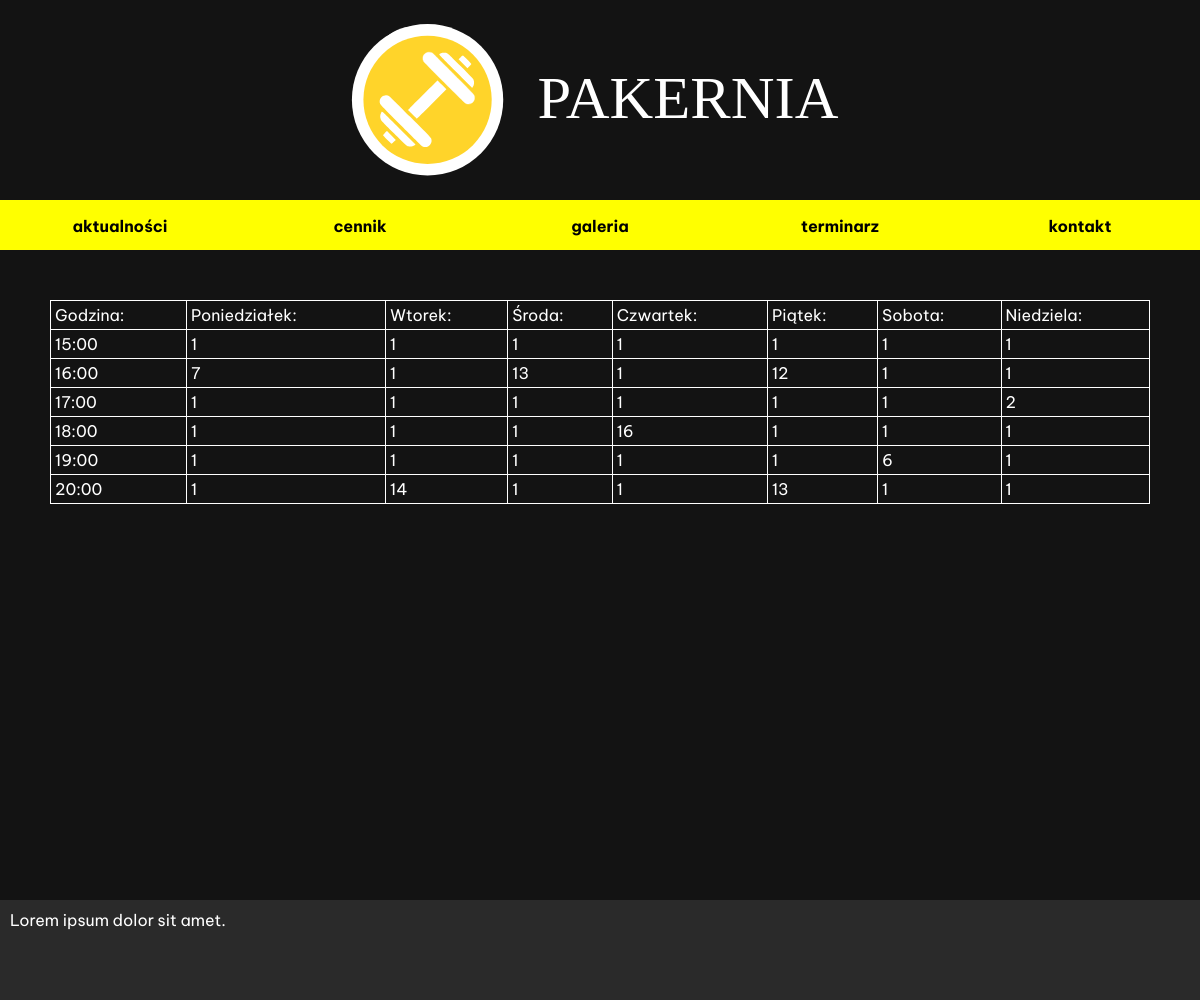
The page /terminarz.php on the database as committed earlier.
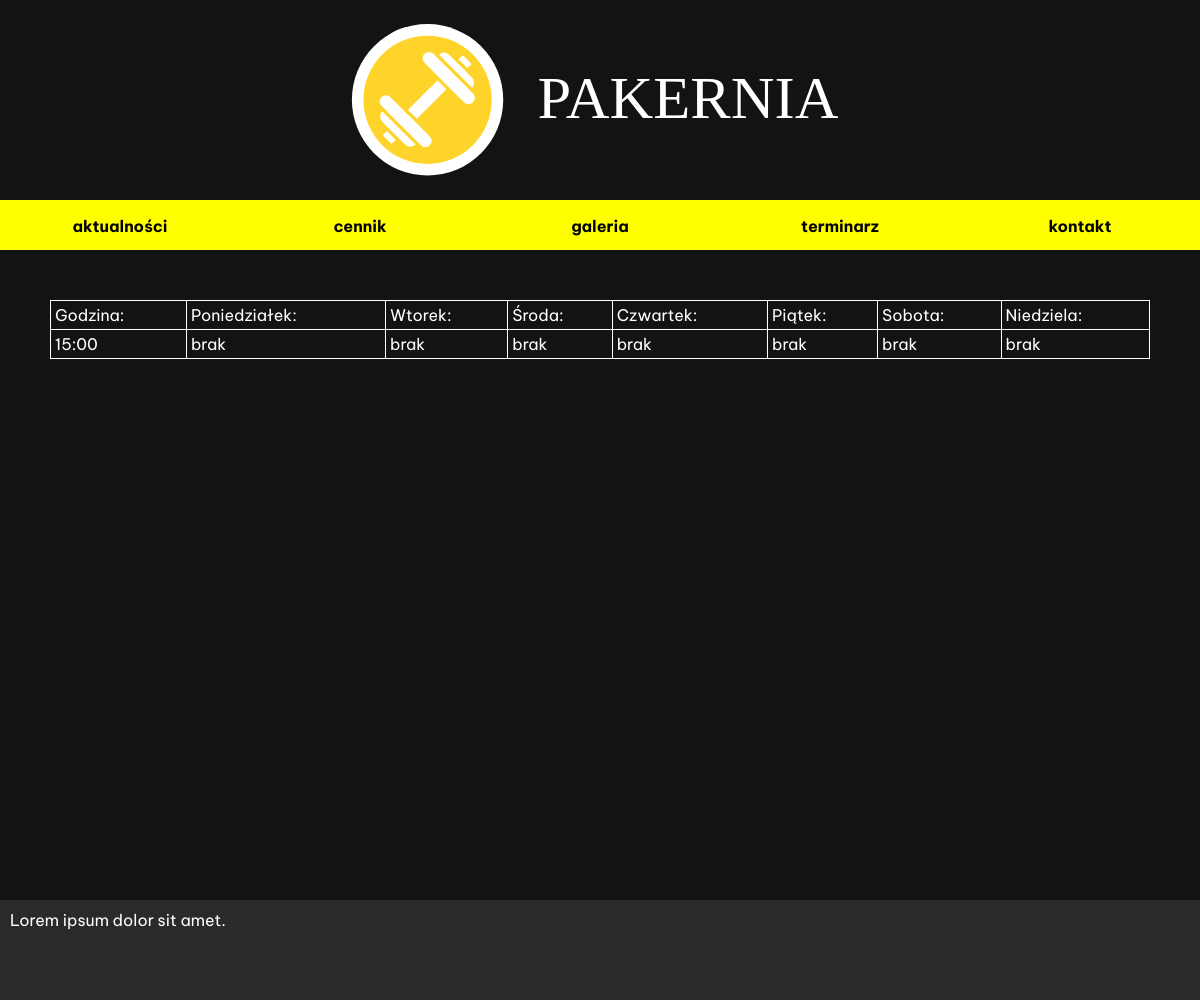
The same page on the database as committed later.
### tables this page shows
CREATE TABLE `schedue` (
  `id` int(11) NOT NULL,
  `time` text NOT NULL,
  `monday` varchar(15) NOT NULL,
  `tuesday` varchar(15) NOT NULL,
  `wednesday` varchar(15) NOT NULL,
  `thursday` varchar(15) NOT NULL,
  `friday` varchar(15) NOT NULL,
  `saturday` varchar(15) NOT NULL,
  `sunday` varchar(15) NOT NULL
);

### terminarz.php (the view, shortened to what this page needs)
<?php
    $servername = "localhost";
    $username = "root";
    $password = "";
    $dbname = "strona";
    $conn = mysqli_connect($servername, $username, $password, $dbname);
    $schedueSelectQuery = "SELECT * FROM schedue";
    $schedueSelectQueryResult = mysqli_query($conn, $schedueSelectQuery);
    function showSchedue(){
        if (mysqli_num_rows($GLOBALS['schedueSelectQueryResult']) > 0) {
            $i = 1;
            while($row = mysqli_fetch_assoc($GLOBALS['schedueSelectQueryResult']) ) {
                   echo "<tr>
                            <td>" . $row['time'] . "</td>
                            <td onclick=alert('monday". $i .", 'asd','asda,')>" . $row['monday'] . "</td>
                            <td onclick=hehe('tuesday". $i ."')>" . $row['tuesday'] . "</td>
                            <td onclick=hehe('wednesday". $i ."')>" . $row['wednesday'] . "</td>
                            <td onclick=hehe('thursday". $i ."')>" . $row['thursday'] . "</td>
                            <td onclick=hehe('friday". $i ."')>" . $row['friday'] . "</td>
                            <td onclick=hehe('saturday". $i ."')>" . $row['saturday'] . "</td>
                            <td onclick=hehe('sunday". $i ."')>" . $row['sunday'] . "</td>
                        </tr>";
                    }
            }
    }
?>
<!DOCTYPE html>
<html lang="pl">
<head>
    <link rel="stylesheet" href="style.css">
</head>
<body>
    <div class="container">
        <div class="banner">
            <img src="p.svg" alt="zdjęcie">
        </div>
        <div class="nav">
            <ul>
                <li><a href="aktualnosci.php"><b>aktualności</b></a></li>
                <li><a href="cennik.php"><b>cennik</b></a></li>
                <li><a href="galeria.html"><b>galeria</b></a></li>
                <li><a href="terminarz.php" ><b>terminarz</b></a></li>
                <li><a href="index.html" ><b>kontakt</b></a></li>
            </ul>
        </div>
        <div class="terminarz">
            <table style="width:100%">
                <tr>
                    <td>Godzina:</td><td>Poniedziałek:</td><td>Wtorek:</td><td>Środa:</td><td>Czwartek:</td><td>Piątek:</td><td>Sobota:</td><td>Niedziela:</td>
                </tr>
                <form id="form" action="terminarz.php" method="post">
                    <?php
                        showSchedue();
                    ?>
                </form>
            </table>
        </div>
        <div class="footer">
            Lorem ipsum dolor sit amet.
          </div>
    </div>
</body>
</html>

### style.css (style rules this page uses)
body { margin: 0; background-color: rgb(0, 0, 0); font-family: 'Be Vietnam Pro', sans-serif; color: white; }
.container { max-width: 1300px; display: grid; grid-template-columns: repeat(5, 1fr); margin-left: auto; margin-right: auto; grid-auto-rows: 50px; background-color: rgb(19, 19, 19); }
.banner { background-color: rgba(137, 43, 226, 0); grid-column-start:1; grid-column-end: 6; grid-row-start: 1; grid-row-end: 5; }
.nav { background-color: rgb(139, 65, 46); grid-column-start:1; grid-column-end: 6; grid-row-start: 5; grid-row-end: 6; }
.footer { background-color: rgb(42, 42, 42); color: white; grid-column-start:1; grid-column-end:6; grid-row-start: 19; grid-row-end: 21; padding: 10px; }
ul { list-style-type: none; margin: 0; padding: 0; overflow: hidden; background-color: rgb(255, 255, 0); height: 50px; }
li { float: left; width: 20%; }
li a { display: block; color: rgb(0, 0, 0); text-align: center; text-decoration: none; padding: 16px 16px; }
img { width: 100%; height: 100%; }
.terminarz { grid-column-start:1; grid-column-end: 6; grid-row-start: 7; grid-row-end: 15; margin-left: 50px; margin-right: 50px; }
table { width: 100%; }
table, th, td { border:1px solid white; color: white; border-collapse: collapse; }
td { padding: 4px; }

Rows that differ between the two databases and show on the page:
removed schedue: time "15:00", monday "1", tuesday "1", wednesday "1", thursday "1", friday "1", saturday "1", sunday "1"
removed schedue: time "16:00", monday "7", tuesday "1", wednesday "13", thursday "1", friday "12", saturday "1", sunday "1"
removed schedue: time "17:00", monday "1", tuesday "1", wednesday "1", thursday "1", friday "1", saturday "1", sunday "2"
removed schedue: time "18:00", monday "1", tuesday "1", wednesday "1", thursday "16", friday "1", saturday "1", sunday "1"
removed schedue: time "19:00", monday "1", tuesday "1", wednesday "1", thursday "1", friday "1", saturday "6", sunday "1"
removed schedue: time "20:00", monday "1", tuesday "14", wednesday "1", thursday "1", friday "13", saturday "1", sunday "1"
added schedue: time "15:00", monday "brak", tuesday "brak", wednesday "brak", thursday "brak", friday "brak", saturday "brak", sunday "brak"
